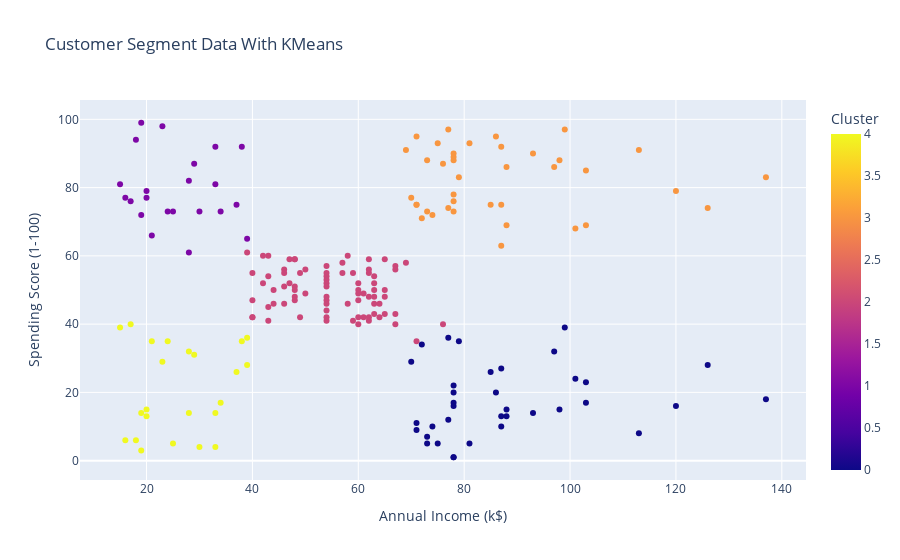

The notebook cell this image was saved under:
### Code cell
fig = px.scatter(
    df,
    x="Annual Income (k$)",
    y="Spending Score (1-100)",
    color="Cluster",
    title="Customer Segment Data With KMeans"
)

fig.show()

### Figure 1 — Plotly figure (JSON) as saved in the notebook; plotly's stock layout.template omitted (floating-point values rounded to 4 significant figures; data arrays with more than 128 entries replaced by an {"elided": "..."} marker saying what was removed)
{"data": [{"hovertemplate": "Annual Income (k$)=%{x}<br>Spending Score (1-100)=%{y}<br>Cluster=%{marker.color}<extra></extra>", "legendgroup": "", "marker": {"color": {"elided": "200 int values"}, "coloraxis": "coloraxis", "symbol": "circle"}, "mode": "markers", "name": "", "orientation": "v", "showlegend": false, "type": "scatter", "x": {"elided": "200 int values"}, "xaxis": "x", "y": {"elided": "200 int values"}, "yaxis": "y"}], "layout": {"coloraxis": {"colorbar": {"title": {"text": "Cluster"}}, "colorscale": [[0, "#0d0887"], [0.1111, "#46039f"], [0.2222, "#7201a8"], [0.3333, "#9c179e"], [0.4444, "#bd3786"], [0.5556, "#d8576b"], [0.6667, "#ed7953"], [0.7778, "#fb9f3a"], [0.8889, "#fdca26"], [1, "#f0f921"]]}, "legend": {"tracegroupgap": 0}, "title": {"text": "Customer Segment Data With KMeans"}, "xaxis": {"anchor": "y", "domain": [0, 1], "title": {"text": "Annual Income (k$)"}}, "yaxis": {"anchor": "x", "domain": [0, 1], "title": {"text": "Spending Score (1-100)"}}}}
